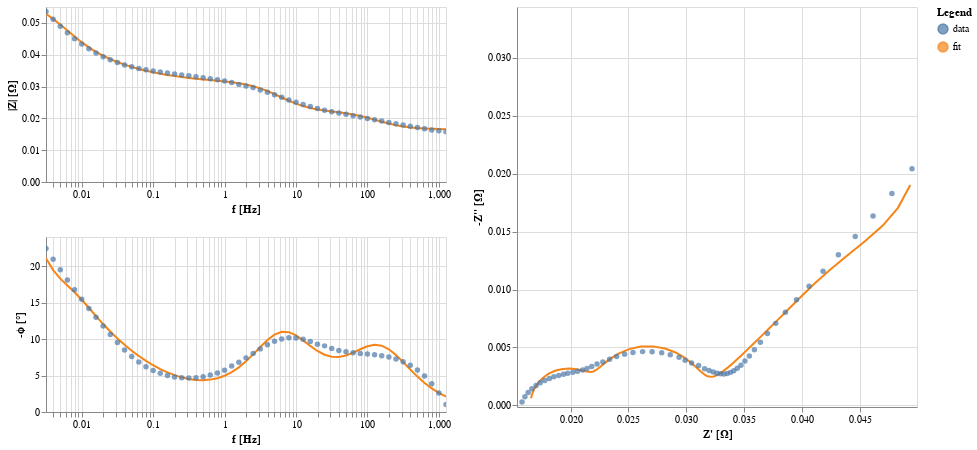

Notebook source saved alongside this figure:
### Markdown cell above
### a. Interactive altair plot

### Code cell
circuit.plot(f_data=frequencies, Z_data=Z)

### Figure 1 — Vega-Lite specification as saved in the notebook (floating-point values rounded to 4 significant figures)
{"$schema": "https://vega.github.io/schema/vega-lite/v3.4.0.json", "config": {"background": "#FFFFFF", "mark": {"tooltip": null}, "view": {"height": 300, "width": 400}}, "datasets": {"data-f9034ff2c5bbd0dceb8642551d1d5d56": [{"f": 0.003162, "fmt": "-", "kind": "fit", "z_imag": -0.01903, "z_real": 0.04935}, {"f": 0.003981, "fmt": "-", "kind": "fit", "z_imag": -0.01706, "z_real": 0.04829}, {"f": 0.005012, "fmt": "-", "kind": "fit", "z_imag": -0.01552, "z_real": 0.04697}, {"f": 0.00631, "fmt": "-", "kind": "fit", "z_imag": -0.01419, "z_real": 0.04546}, {"f": 0.007943, "fmt": "-", "kind": "fit", "z_imag": -0.01292, "z_real": 0.04388}, {"f": 0.01, "fmt": "-", "kind": "fit", "z_imag": -0.01167, "z_real": 0.04237}, {"f": 0.01259, "fmt": "-", "kind": "fit", "z_imag": -0.01045, "z_real": 0.04102}, {"f": 0.01585, "fmt": "-", "kind": "fit", "z_imag": -0.009313, "z_real": 0.03984}, {"f": 0.01995, "fmt": "-", "kind": "fit", "z_imag": -0.008294, "z_real": 0.03882}, {"f": 0.02512, "fmt": "-", "kind": "fit", "z_imag": -0.007397, "z_real": 0.03793}, {"f": 0.03162, "fmt": "-", "kind": "fit", "z_imag": -0.006606, "z_real": 0.03713}, {"f": 0.03981, "fmt": "-", "kind": "fit", "z_imag": -0.005907, "z_real": 0.03642}, {"f": 0.05012, "fmt": "-", "kind": "fit", "z_imag": -0.005289, "z_real": 0.03578}, {"f": 0.0631, "fmt": "-", "kind": "fit", "z_imag": -0.004744, "z_real": 0.03521}, {"f": 0.07943, "fmt": "-", "kind": "fit", "z_imag": -0.004266, "z_real": 0.03471}, {"f": 0.1, "fmt": "-", "kind": "fit", "z_imag": -0.003849, "z_real": 0.03426}, {"f": 0.1259, "fmt": "-", "kind": "fit", "z_imag": -0.00349, "z_real": 0.03385}, {"f": 0.1585, "fmt": "-", "kind": "fit", "z_imag": -0.003186, "z_real": 0.03349}, {"f": 0.1995, "fmt": "-", "kind": "fit", "z_imag": -0.002934, "z_real": 0.03317}, {"f": 0.2512, "fmt": "-", "kind": "fit", "z_imag": -0.002733, "z_real": 0.03288}, {"f": 0.3162, "fmt": "-", "kind": "fit", "z_imag": -0.002585, "z_real": 0.03262}, {"f": 0.3981, "fmt": "-", "kind": "fit", "z_imag": -0.002491, "z_real": 0.03238}, {"f": 0.5012, "fmt": "-", "kind": "fit", "z_imag": -0.002454, "z_real": 0.03215}, {"f": 0.631, "fmt": "-", "kind": "fit", "z_imag": -0.002479, "z_real": 0.03193}, {"f": 0.7943, "fmt": "-", "kind": "fit", "z_imag": -0.002573, "z_real": 0.0317}, {"f": 1, "fmt": "-", "kind": "fit", "z_imag": -0.00274, "z_real": 0.03146}, {"f": 1.259, "fmt": "-", "kind": "fit", "z_imag": -0.002985, "z_real": 0.03118}, {"f": 1.585, "fmt": "-", "kind": "fit", "z_imag": -0.00331, "z_real": 0.03083}, {"f": 1.995, "fmt": "-", "kind": "fit", "z_imag": -0.003702, "z_real": 0.03039}, {"f": 2.512, "fmt": "-", "kind": "fit", "z_imag": -0.004136, "z_real": 0.02981}, {"f": 3.162, "fmt": "-", "kind": "fit", "z_imag": -0.00456, "z_real": 0.02907}, {"f": 3.981, "fmt": "-", "kind": "fit", "z_imag": -0.004902, "z_real": 0.02817}, {"f": 5.012, "fmt": "-", "kind": "fit", "z_imag": -0.005087, "z_real": 0.02714}, {"f": 6.31, "fmt": "-", "kind": "fit", "z_imag": -0.005068, "z_real": 0.02607}, {"f": 7.943, "fmt": "-", "kind": "fit", "z_imag": -0.004851, "z_real": 0.02507}, {"f": 10, "fmt": "-", "kind": "fit", "z_imag": -0.004492, "z_real": 0.0242}, {"f": 12.59, "fmt": "-", "kind": "fit", "z_imag": -0.004072, "z_real": 0.02351}, {"f": 15.85, "fmt": "-", "kind": "fit", "z_imag": -0.003664, "z_real": 0.02298}, {"f": 19.95, "fmt": "-", "kind": "fit", "z_imag": -0.00332, "z_real": 0.02257}, {"f": 25.12, "fmt": "-", "kind": "fit", "z_imag": -0.003069, "z_real": 0.02225}, {"f": 31.62, "fmt": "-", "kind": "fit", "z_imag": -0.002922, "z_real": 0.02198}, {"f": 39.81, "fmt": "-", "kind": "fit", "z_imag": -0.002874, "z_real": 0.0217}, {"f": 50.12, "fmt": "-", "kind": "fit", "z_imag": -0.00291, "z_real": 0.02138}, {"f": 63.1, "fmt": "-", "kind": "fit", "z_imag": -0.003002, "z_real": 0.021}, {"f": 79.43, "fmt": "-", "kind": "fit", "z_imag": -0.003106, "z_real": 0.02053}, {"f": 100, "fmt": "-", "kind": "fit", "z_imag": -0.003169, "z_real": 0.01996}, {"f": 125.9, "fmt": "-", "kind": "fit", "z_imag": -0.003142, "z_real": 0.01935}, {"f": 158.5, "fmt": "-", "kind": "fit", "z_imag": -0.002999, "z_real": 0.01872}, {"f": 199.5, "fmt": "-", "kind": "fit", "z_imag": -0.002749, "z_real": 0.01816}, {"f": 251.2, "fmt": "-", "kind": "fit", "z_imag": -0.002427, "z_real": 0.01769}, {"f": 316.2, "fmt": "-", "kind": "fit", "z_imag": -0.002079, "z_real": 0.01733}, {"f": 398.1, "fmt": "-", "kind": "fit", "z_imag": -0.00174, "z_real": 0.01707}, {"f": 501.2, "fmt": "-", "kind": "fit", "z_imag": -0.001433, "z_real": 0.01688}, {"f": 631.0, "fmt": "-", "kind": "fit", "z_imag": -0.001168, "z_real": 0.01676}, {"f": 794.3, "fmt": "-", "kind": "fit", "z_imag": -0.0009445, "z_real": 0.01668}, {"f": 1000, "fmt": "-", "kind": "fit", "z_imag": -0.0007607, "z_real": 0.01662}, {"f": 1259.0, "fmt": "-", "kind": "fit", "z_imag": -0.0006111, "z_real": 0.01659}], "data-fd6f011a3bca28d19d77b78352caffcc": [{"f": 0.003162, "fmt": "o", "kind": "data", "z_imag": -0.02044, "z_real": 0.0495}, {"f": 0.003981, "fmt": "o", "kind": "data", "z_imag": -0.01829, "z_real": 0.04777}, {"f": 0.005012, "fmt": "o", "kind": "data", "z_imag": -0.01634, "z_real": 0.04614}, {"f": 0.00631, "fmt": "o", "kind": "data", "z_imag": -0.01459, "z_real": 0.0446}, {"f": 0.007943, "fmt": "o", "kind": "data", "z_imag": -0.013, "z_real": 0.04314}, {"f": 0.01, "fmt": "o", "kind": "data", "z_imag": -0.01157, "z_real": 0.04182}, {"f": 0.01259, "fmt": "o", "kind": "data", "z_imag": -0.01028, "z_real": 0.04061}, {"f": 0.01585, "fmt": "o", "kind": "data", "z_imag": -0.009113, "z_real": 0.03952}, {"f": 0.01995, "fmt": "o", "kind": "data", "z_imag": -0.008045, "z_real": 0.03857}, {"f": 0.02512, "fmt": "o", "kind": "data", "z_imag": -0.007076, "z_real": 0.03773}, {"f": 0.03162, "fmt": "o", "kind": "data", "z_imag": -0.00621, "z_real": 0.03701}, {"f": 0.03981, "fmt": "o", "kind": "data", "z_imag": -0.005451, "z_real": 0.0364}, {"f": 0.05012, "fmt": "o", "kind": "data", "z_imag": -0.004805, "z_real": 0.03588}, {"f": 0.0631, "fmt": "o", "kind": "data", "z_imag": -0.004263, "z_real": 0.03545}, {"f": 0.07943, "fmt": "o", "kind": "data", "z_imag": -0.003817, "z_real": 0.03507}, {"f": 0.1, "fmt": "o", "kind": "data", "z_imag": -0.003465, "z_real": 0.03472}, {"f": 0.1259, "fmt": "o", "kind": "data", "z_imag": -0.003194, "z_real": 0.0344}, {"f": 0.1585, "fmt": "o", "kind": "data", "z_imag": -0.002984, "z_real": 0.03411}, {"f": 0.1995, "fmt": "o", "kind": "data", "z_imag": -0.002842, "z_real": 0.03382}, {"f": 0.2512, "fmt": "o", "kind": "data", "z_imag": -0.002751, "z_real": 0.03354}, {"f": 0.3162, "fmt": "o", "kind": "data", "z_imag": -0.002709, "z_real": 0.03325}, {"f": 0.3981, "fmt": "o", "kind": "data", "z_imag": -0.002716, "z_real": 0.03296}, {"f": 0.5012, "fmt": "o", "kind": "data", "z_imag": -0.002769, "z_real": 0.03266}, {"f": 0.631, "fmt": "o", "kind": "data", "z_imag": -0.002869, "z_real": 0.03233}, {"f": 0.7943, "fmt": "o", "kind": "data", "z_imag": -0.002995, "z_real": 0.03197}, {"f": 1, "fmt": "o", "kind": "data", "z_imag": -0.003163, "z_real": 0.03158}, {"f": 1.259, "fmt": "o", "kind": "data", "z_imag": -0.003435, "z_real": 0.03107}, {"f": 1.585, "fmt": "o", "kind": "data", "z_imag": -0.003653, "z_real": 0.03046}, {"f": 1.995, "fmt": "o", "kind": "data", "z_imag": -0.003896, "z_real": 0.0299}, {"f": 2.512, "fmt": "o", "kind": "data", "z_imag": -0.00415, "z_real": 0.02938}, {"f": 3.162, "fmt": "o", "kind": "data", "z_imag": -0.004356, "z_real": 0.02861}, {"f": 3.981, "fmt": "o", "kind": "data", "z_imag": -0.004529, "z_real": 0.02788}, {"f": 5.012, "fmt": "o", "kind": "data", "z_imag": -0.004624, "z_real": 0.02705}, {"f": 6.31, "fmt": "o", "kind": "data", "z_imag": -0.004635, "z_real": 0.02623}, {"f": 7.943, "fmt": "o", "kind": "data", "z_imag": -0.004563, "z_real": 0.0254}, {"f": 10, "fmt": "o", "kind": "data", "z_imag": -0.004418, "z_real": 0.02467}, {"f": 12.59, "fmt": "o", "kind": "data", "z_imag": -0.004214, "z_real": 0.02398}, {"f": 15.85, "fmt": "o", "kind": "data", "z_imag": -0.003976, "z_real": 0.02338}, {"f": 19.95, "fmt": "o", "kind": "data", "z_imag": -0.003729, "z_real": 0.0228}, {"f": 25.12, "fmt": "o", "kind": "data", "z_imag": -0.003558, "z_real": 0.02229}, {"f": 31.62, "fmt": "o", "kind": "data", "z_imag": -0.003351, "z_real": 0.02183}, {"f": 39.81, "fmt": "o", "kind": "data", "z_imag": -0.003183, "z_real": 0.02142}, {"f": 50.12, "fmt": "o", "kind": "data", "z_imag": -0.003051, "z_real": 0.02104}, {"f": 63.1, "fmt": "o", "kind": "data", "z_imag": -0.002939, "z_real": 0.02061}, {"f": 79.43, "fmt": "o", "kind": "data", "z_imag": -0.002848, "z_real": 0.02021}, {"f": 100, "fmt": "o", "kind": "data", "z_imag": -0.002758, "z_real": 0.01976}, {"f": 125.9, "fmt": "o", "kind": "data", "z_imag": -0.002677, "z_real": 0.0194}, {"f": 158.5, "fmt": "o", "kind": "data", "z_imag": -0.002576, "z_real": 0.01898}, {"f": 199.5, "fmt": "o", "kind": "data", "z_imag": -0.002456, "z_real": 0.01856}, {"f": 251.2, "fmt": "o", "kind": "data", "z_imag": -0.002316, "z_real": 0.01817}, {"f": 316.2, "fmt": "o", "kind": "data", "z_imag": -0.002149, "z_real": 0.01778}, {"f": 398.1, "fmt": "o", "kind": "data", "z_imag": -0.001949, "z_real": 0.01738}, {"f": 501.2, "fmt": "o", "kind": "data", "z_imag": -0.001715, "z_real": 0.01703}, {"f": 631.0, "fmt": "o", "kind": "data", "z_imag": -0.001436, "z_real": 0.01666}, {"f": 794.3, "fmt": "o", "kind": "data", "z_imag": -0.001109, "z_real": 0.01634}, {"f": 1000, "fmt": "o", "kind": "data", "z_imag": -0.0007287, "z_real": 0.01606}, {"f": 1259.0, "fmt": "o", "kind": "data", "z_imag": -0.0002828, "z_real": 0.01581}]}, "hconcat": [{"vconcat": [{"layer": [{"data": {"name": "data-f9034ff2c5bbd0dceb8642551d1d5d56"}, "encoding": {"color": {"field": "kind", "type": "nominal"}, "x": {"axis": {"title": "f [Hz]"}, "field": "f", "scale": {"nice": false, "type": "log"}, "type": "quantitative"}, "y": {"axis": {"title": "|Z| [Ω]"}, "field": "mag", "type": "quantitative"}}, "height": 175, "mark": "line", "transform": [{"as": "mag", "calculate": "sqrt(pow(datum.z_real,2) + pow(datum.z_imag,2))"}, {"as": "neg_phase", "calculate": "-(180/PI)*atan(datum.z_imag/datum.z_real)"}], "width": 400}, {"data": {"name": "data-fd6f011a3bca28d19d77b78352caffcc"}, "encoding": {"color": {"field": "kind", "type": "nominal"}, "size": {"condition": {"selection": "selector001", "value": 80}, "value": 30}, "x": {"axis": {"title": "f [Hz]"}, "field": "f", "scale": {"nice": false, "type": "log"}, "type": "quantitative"}, "y": {"axis": {"title": "|Z| [Ω]"}, "field": "mag", "type": "quantitative"}}, "height": 175, "mark": "circle", "selection": {"selector001": {"empty": "none", "fields": ["f"], "nearest": true, "on": "mouseover", "type": "single"}, "selector003": {"bind": "scales", "encodings": ["x", "y"], "type": "interval"}}, "transform": [{"as": "mag", "calculate": "sqrt(pow(datum.z_real,2) + pow(datum.z_imag,2))"}, {"as": "neg_phase", "calculate": "-(180/PI)*atan(datum.z_imag/datum.z_real)"}], "width": 400}]}, {"layer": [{"data": {"name": "data-f9034ff2c5bbd0dceb8642551d1d5d56"}, "encoding": {"color": {"field": "kind", "type": "nominal"}, "x": {"axis": {"title": "f [Hz]"}, "field": "f", "scale": {"nice": false, "type": "log"}, "type": "quantitative"}, "y": {"axis": {"title": "-ϕ [°]"}, "field": "neg_phase", "type": "quantitative"}}, "height": 175, "mark": "line", "transform": [{"as": "mag", "calculate": "sqrt(pow(datum.z_real,2) + pow(datum.z_imag,2))"}, {"as": "neg_phase", "calculate": "-(180/PI)*atan(datum.z_imag/datum.z_real)"}], "width": 400}, {"data": {"name": "data-fd6f011a3bca28d19d77b78352caffcc"}, "encoding": {"color": {"field": "kind", "type": "nominal"}, "size": {"condition": {"selection": "selector001", "value": 80}, "value": 30}, "x": {"axis": {"title": "f [Hz]"}, "field": "f", "scale": {"nice": false, "type": "log"}, "type": "quantitative"}, "y": {"axis": {"title": "-ϕ [°]"}, "field": "neg_phase", "type": "quantitative"}}, "height": 175, "mark": "circle", "selection": {"selector001": {"empty": "none", "fields": ["f"], "nearest": true, "on": "mouseover", "type": "single"}, "selector003": {"bind": "scales", "encodings": ["x", "y"], "type": "interval"}}, "transform": [{"as": "mag", "calculate": "sqrt(pow(datum.z_real,2) + pow(datum.z_imag,2))"}, {"as": "neg_phase", "calculate": "-(180/PI)*atan(datum.z_imag/datum.z_real)"}], "width": 400}]}]}, {"layer": [{"data": {"name": "data-f9034ff2c5bbd0dceb8642551d1d5d56"}, "encoding": {"color": {"field": "kind", "type": "nominal"}, "x": {"axis": {"title": "Z' [Ω]"}, "field": "z_real", "scale": {"domain": [0.01581, 0.0495], "nice": false, "padding": 5}, "type": "quantitative"}, "y": {"axis": {"title": "-Z'' [Ω]"}, "field": "neg_z_imag", "scale": {"domain": [0.0002828, 0.03397], "nice": false, "padding": 5}, "type": "quantitative"}}, "height": 400, "mark": "line", "transform": [{"as": "neg_z_imag", "calculate": "-datum.z_imag"}], "width": 400}, {"data": {"name": "data-fd6f011a3bca28d19d77b78352caffcc"}, "encoding": {"color": {"field": "kind", "legend": {"title": "Legend"}, "type": "nominal"}, "size": {"condition": {"selection": "selector001", "value": 80}, "value": 30}, "x": {"axis": {"title": "Z' [Ω]"}, "field": "z_real", "scale": {"domain": [0.01581, 0.0495], "nice": false, "padding": 5}, "type": "quantitative"}, "y": {"axis": {"title": "-Z'' [Ω]"}, "field": "neg_z_imag", "scale": {"domain": [0.0002828, 0.03397], "nice": false, "padding": 5}, "type": "quantitative"}}, "height": 400, "mark": "circle", "selection": {"selector001": {"empty": "none", "fields": ["f"], "nearest": true, "on": "mouseover", "type": "single"}, "selector002": {"bind": "scales", "encodings": ["x", "y"], "type": "interval"}}, "transform": [{"as": "neg_z_imag", "calculate": "-datum.z_imag"}], "width": 400}]}]}
